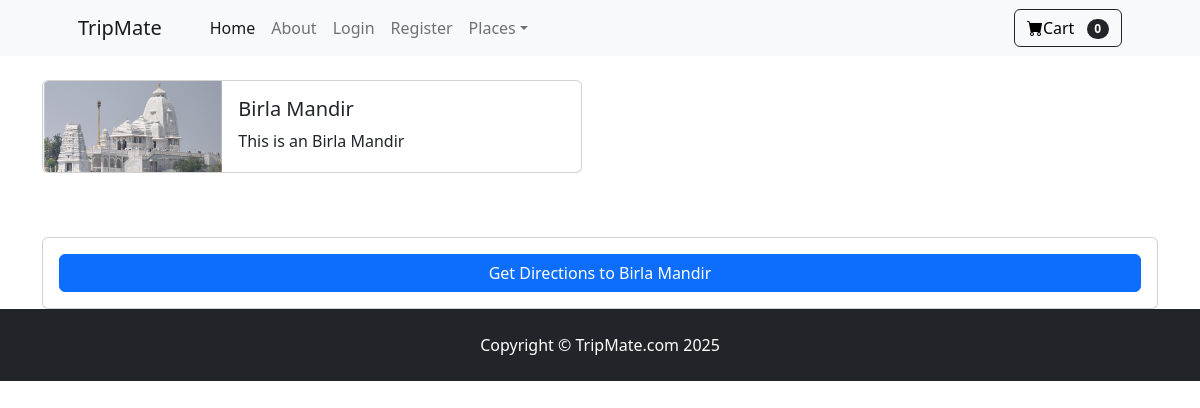
Screenshot of /product/4/ with the database file from the repository.
### store/models.py (models this page shows, shortened)
class Product(models.Model):
    name = models.CharField(max_length=100)
    price = models.DecimalField(default=0, decimal_places=0,max_digits=6)
    category = models.ForeignKey(Category,on_delete=models.CASCADE,default=1)
    description = models.CharField(max_length=250,default='',blank = True,null=True )
    image = models.ImageField(upload_to='uploads/product/')
    latitude = models.FloatField(default=0.0)  # Add this
    longitude = models.FloatField(default=0.0)

### store/views.py (the view)
# urls.py: path('product/<int:pk>/', views.product, name='product'),
def product(request,pk):
    product = Product.objects.get(id=pk)
    return render(request, 'product.html', {'product':product })

### store/templates/product.html (shortened to what this page needs)
{% extends 'base.html' %}
{% block content %}
<div class="container">
    <br/>
    <div class="card mb-3" style="max-width: 540px;">
        <div class="row g-0">
          <div class="col-md-4">
            <img src="{{ product.image.url }}" class="img-fluid rounded-start" alt="...">
          </div>
          <div class="col-md-8">
            <div class="card-body">
              <h5 class="card-title">{{ product.name }}</h5>
              <p class="card-text">{{ product.description }}</p>
            </div>
          </div>
        </div>
      </div>
    <br/><br/>
    <div class="card p-3">
        <button onclick="openGoogleMaps()" class="btn btn-primary">Get Directions to {{ product.name }}</button>
    </div>
</div>
{% endblock %}

### rows the page displays
Product: image (picture), name "Birla Mandir", description "This is an Birla Mandir"
